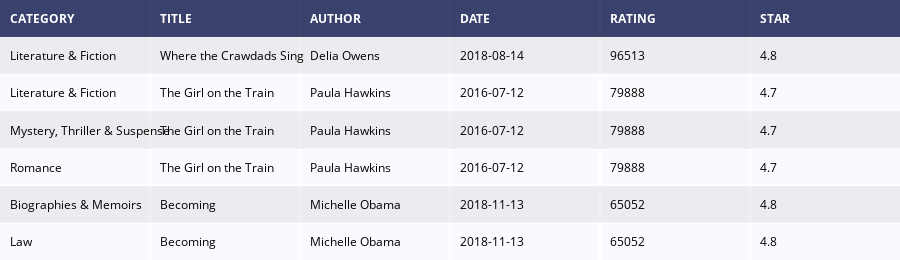

Here is the notebook cell this chart was saved with:
### Code cell
if not os.path.exists("images"):
    os.mkdir("images")
#sample of most purchased books by category
import plotly.figure_factory as ff

df = most_purchased
df_sample = df[:6]

fig =  ff.create_table(df_sample)
fig.show()
fig.write_image("images/Most_purchased_books.jpeg")

### Figure 1 — Plotly figure (JSON) as saved in the notebook; plotly's stock layout.template omitted (floating-point values rounded to 4 significant figures)
{"data": [{"colorscale": [[0, "#00083e"], [0.5, "#ededee"], [1, "#ffffff"]], "hoverinfo": "none", "opacity": 0.75, "showscale": false, "type": "heatmap", "z": [[0, 0, 0, 0, 0, 0], [0.5, 0.5, 0.5, 0.5, 0.5, 0.5], [1, 1, 1, 1, 1, 1], [0.5, 0.5, 0.5, 0.5, 0.5, 0.5], [1, 1, 1, 1, 1, 1], [0.5, 0.5, 0.5, 0.5, 0.5, 0.5], [1, 1, 1, 1, 1, 1]]}], "layout": {"annotations": [{"align": "left", "font": {"color": "#ffffff"}, "showarrow": false, "text": "<b>CATEGORY</b>", "x": -0.45, "xanchor": "left", "xref": "x", "y": 0, "yref": "y"}, {"align": "left", "font": {"color": "#ffffff"}, "showarrow": false, "text": "<b>TITLE</b>", "x": 0.55, "xanchor": "left", "xref": "x", "y": 0, "yref": "y"}, {"align": "left", "font": {"color": "#ffffff"}, "showarrow": false, "text": "<b>AUTHOR</b>", "x": 1.55, "xanchor": "left", "xref": "x", "y": 0, "yref": "y"}, {"align": "left", "font": {"color": "#ffffff"}, "showarrow": false, "text": "<b>DATE</b>", "x": 2.55, "xanchor": "left", "xref": "x", "y": 0, "yref": "y"}, {"align": "left", "font": {"color": "#ffffff"}, "showarrow": false, "text": "<b>RATING</b>", "x": 3.55, "xanchor": "left", "xref": "x", "y": 0, "yref": "y"}, {"align": "left", "font": {"color": "#ffffff"}, "showarrow": false, "text": "<b>STAR</b>", "x": 4.55, "xanchor": "left", "xref": "x", "y": 0, "yref": "y"}, {"align": "left", "font": {"color": "#000000"}, "showarrow": false, "text": "Literature & Fiction", "x": -0.45, "xanchor": "left", "xref": "x", "y": 1, "yref": "y"}, {"align": "left", "font": {"color": "#000000"}, "showarrow": false, "text": "Where the Crawdads Sing", "x": 0.55, "xanchor": "left", "xref": "x", "y": 1, "yref": "y"}, {"align": "left", "font": {"color": "#000000"}, "showarrow": false, "text": "Delia Owens", "x": 1.55, "xanchor": "left", "xref": "x", "y": 1, "yref": "y"}, {"align": "left", "font": {"color": "#000000"}, "showarrow": false, "text": "2018-08-14", "x": 2.55, "xanchor": "left", "xref": "x", "y": 1, "yref": "y"}, {"align": "left", "font": {"color": "#000000"}, "showarrow": false, "text": "96513", "x": 3.55, "xanchor": "left", "xref": "x", "y": 1, "yref": "y"}, {"align": "left", "font": {"color": "#000000"}, "showarrow": false, "text": "4.8", "x": 4.55, "xanchor": "left", "xref": "x", "y": 1, "yref": "y"}, {"align": "left", "font": {"color": "#000000"}, "showarrow": false, "text": "Literature & Fiction", "x": -0.45, "xanchor": "left", "xref": "x", "y": 2, "yref": "y"}, {"align": "left", "font": {"color": "#000000"}, "showarrow": false, "text": "The Girl on the Train", "x": 0.55, "xanchor": "left", "xref": "x", "y": 2, "yref": "y"}, {"align": "left", "font": {"color": "#000000"}, "showarrow": false, "text": "Paula Hawkins", "x": 1.55, "xanchor": "left", "xref": "x", "y": 2, "yref": "y"}, {"align": "left", "font": {"color": "#000000"}, "showarrow": false, "text": "2016-07-12", "x": 2.55, "xanchor": "left", "xref": "x", "y": 2, "yref": "y"}, {"align": "left", "font": {"color": "#000000"}, "showarrow": false, "text": "79888", "x": 3.55, "xanchor": "left", "xref": "x", "y": 2, "yref": "y"}, {"align": "left", "font": {"color": "#000000"}, "showarrow": false, "text": "4.7", "x": 4.55, "xanchor": "left", "xref": "x", "y": 2, "yref": "y"}, {"align": "left", "font": {"color": "#000000"}, "showarrow": false, "text": "Mystery, Thriller & Suspense", "x": -0.45, "xanchor": "left", "xref": "x", "y": 3, "yref": "y"}, {"align": "left", "font": {"color": "#000000"}, "showarrow": false, "text": "The Girl on the Train", "x": 0.55, "xanchor": "left", "xref": "x", "y": 3, "yref": "y"}, {"align": "left", "font": {"color": "#000000"}, "showarrow": false, "text": "Paula Hawkins", "x": 1.55, "xanchor": "left", "xref": "x", "y": 3, "yref": "y"}, {"align": "left", "font": {"color": "#000000"}, "showarrow": false, "text": "2016-07-12", "x": 2.55, "xanchor": "left", "xref": "x", "y": 3, "yref": "y"}, {"align": "left", "font": {"color": "#000000"}, "showarrow": false, "text": "79888", "x": 3.55, "xanchor": "left", "xref": "x", "y": 3, "yref": "y"}, {"align": "left", "font": {"color": "#000000"}, "showarrow": false, "text": "4.7", "x": 4.55, "xanchor": "left", "xref": "x", "y": 3, "yref": "y"}, {"align": "left", "font": {"color": "#000000"}, "showarrow": false, "text": "Romance", "x": -0.45, "xanchor": "left", "xref": "x", "y": 4, "yref": "y"}, {"align": "left", "font": {"color": "#000000"}, "showarrow": false, "text": "The Girl on the Train", "x": 0.55, "xanchor": "left", "xref": "x", "y": 4, "yref": "y"}, {"align": "left", "font": {"color": "#000000"}, "showarrow": false, "text": "Paula Hawkins", "x": 1.55, "xanchor": "left", "xref": "x", "y": 4, "yref": "y"}, {"align": "left", "font": {"color": "#000000"}, "showarrow": false, "text": "2016-07-12", "x": 2.55, "xanchor": "left", "xref": "x", "y": 4, "yref": "y"}, {"align": "left", "font": {"color": "#000000"}, "showarrow": false, "text": "79888", "x": 3.55, "xanchor": "left", "xref": "x", "y": 4, "yref": "y"}, {"align": "left", "font": {"color": "#000000"}, "showarrow": false, "text": "4.7", "x": 4.55, "xanchor": "left", "xref": "x", "y": 4, "yref": "y"}, {"align": "left", "font": {"color": "#000000"}, "showarrow": false, "text": "Biographies & Memoirs", "x": -0.45, "xanchor": "left", "xref": "x", "y": 5, "yref": "y"}, {"align": "left", "font": {"color": "#000000"}, "showarrow": false, "text": "Becoming", "x": 0.55, "xanchor": "left", "xref": "x", "y": 5, "yref": "y"}, {"align": "left", "font": {"color": "#000000"}, "showarrow": false, "text": "Michelle Obama", "x": 1.55, "xanchor": "left", "xref": "x", "y": 5, "yref": "y"}, {"align": "left", "font": {"color": "#000000"}, "showarrow": false, "text": "2018-11-13", "x": 2.55, "xanchor": "left", "xref": "x", "y": 5, "yref": "y"}, {"align": "left", "font": {"color": "#000000"}, "showarrow": false, "text": "65052", "x": 3.55, "xanchor": "left", "xref": "x", "y": 5, "yref": "y"}, {"align": "left", "font": {"color": "#000000"}, "showarrow": false, "text": "4.8", "x": 4.55, "xanchor": "left", "xref": "x", "y": 5, "yref": "y"}, {"align": "left", "font": {"color": "#000000"}, "showarrow": false, "text": "Law", "x": -0.45, "xanchor": "left", "xref": "x", "y": 6, "yref": "y"}, {"align": "left", "font": {"color": "#000000"}, "showarrow": false, "text": "Becoming", "x": 0.55, "xanchor": "left", "xref": "x", "y": 6, "yref": "y"}, {"align": "left", "font": {"color": "#000000"}, "showarrow": false, "text": "Michelle Obama", "x": 1.55, "xanchor": "left", "xref": "x", "y": 6, "yref": "y"}, {"align": "left", "font": {"color": "#000000"}, "showarrow": false, "text": "2018-11-13", "x": 2.55, "xanchor": "left", "xref": "x", "y": 6, "yref": "y"}, {"align": "left", "font": {"color": "#000000"}, "showarrow": false, "text": "65052", "x": 3.55, "xanchor": "left", "xref": "x", "y": 6, "yref": "y"}, {"align": "left", "font": {"color": "#000000"}, "showarrow": false, "text": "4.8", "x": 4.55, "xanchor": "left", "xref": "x", "y": 6, "yref": "y"}], "height": 260, "margin": {"b": 0, "l": 0, "r": 0, "t": 0}, "xaxis": {"dtick": 1, "gridwidth": 2, "showticklabels": false, "tick0": -0.5, "ticks": "", "zeroline": false}, "yaxis": {"autorange": "reversed", "dtick": 1, "gridwidth": 2, "showticklabels": false, "tick0": 0.5, "ticks": "", "zeroline": false}}}
